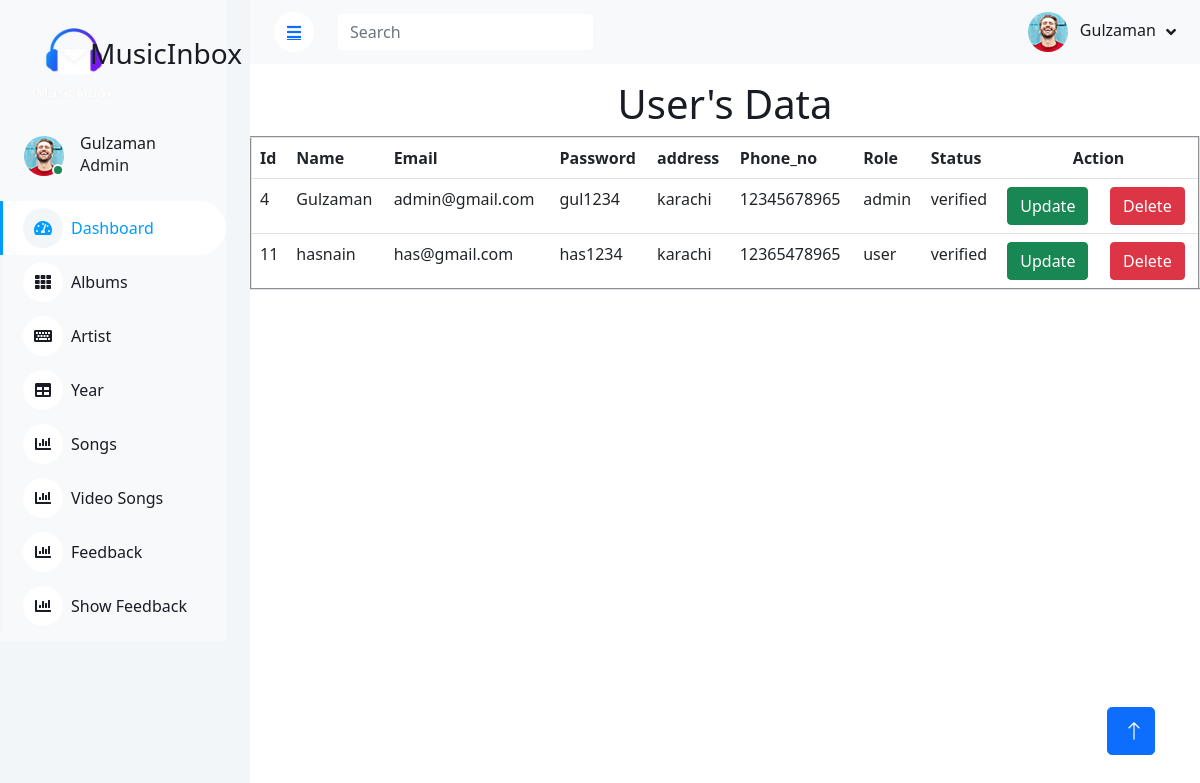
/admin_panel/public.php?index (signed in), run on an earlier commit of the app's database.
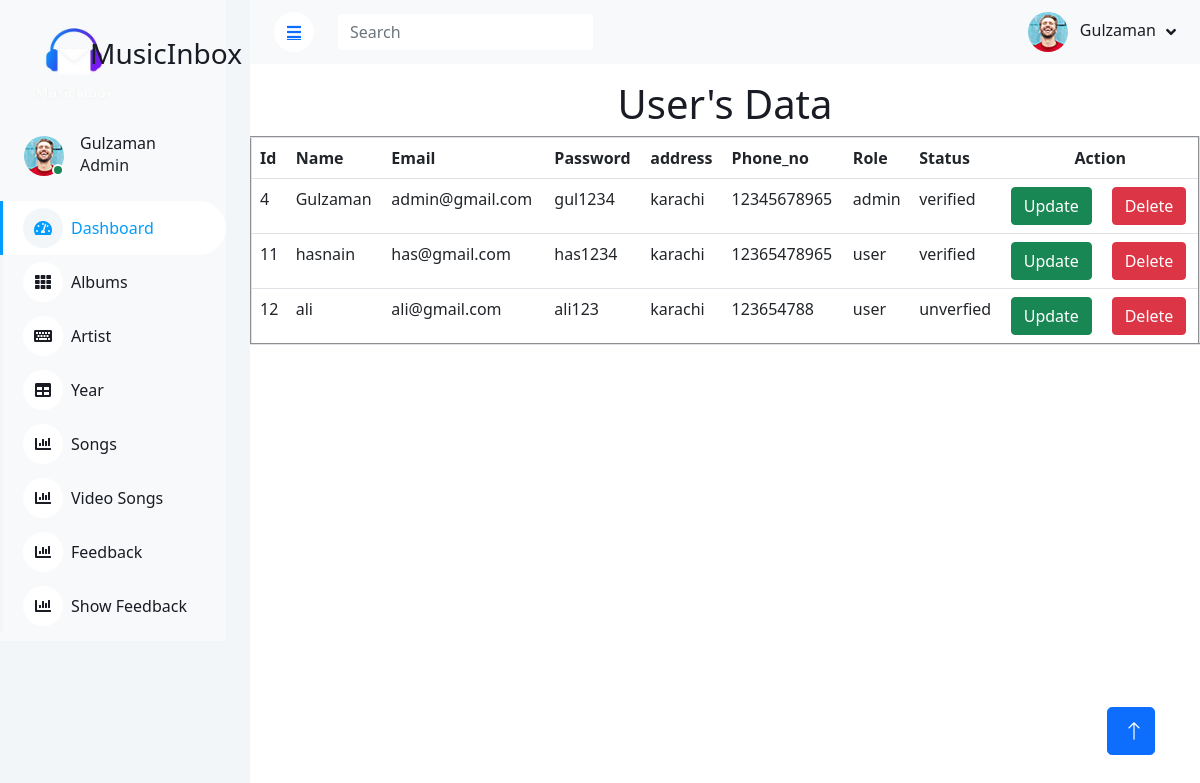
And on a later commit of the database.
### tables this page shows
CREATE TABLE `register` (
  `id` int(11) NOT NULL,
  `Name` varchar(20) DEFAULT NULL,
  `Email` varchar(50) DEFAULT NULL,
  `Password` varchar(8) DEFAULT NULL,
  `Address` varchar(100) DEFAULT NULL,
  `phone_no` varchar(11) DEFAULT NULL,
  `Role` varchar(30) DEFAULT 'user',
  `Status` varchar(20) DEFAULT 'verfied'
);

### admin_panel/index.php (the view, shortened to what this page needs)
<!doctype html>
<html lang="en">
  <head>
    <link href="https://cdn.jsdelivr.net/npm/bootstrap@5.0.2/dist/css/bootstrap.min.css" rel="stylesheet">
  </head>
  <body>
  <h1 class="text-center mt-3">User's Data</h1>
  <table class="table" border="2">
    <tr>
      <th>Id</th>
      <th>Name</th>
      <th>Email</th>
      <th>Password</th>
      <th>address</th>
      <th>Phone_no</th>
      <th>Role</th>
      <th>Status</th>
      <th colspan="2" class="text-center">Action</th>
    </tr>
    <?php
   $con =  mysqli_connect("localhost", "root", "", "sound");
   $fetch_data = mysqli_query($con, "SELECT * FROM register");
   foreach($fetch_data as $data){
    ?>
      <tr>
        <td><?php echo $data['id'];?></td>
        <td><?php echo $data['Name'];?></td>
        <td><?php echo $data['Email'];?></td>
        <td><?php echo $data['Password'];?></td>
        <td><?php echo $data['Address'];?></td>
        <td><?php echo $data['phone_no'];?></td>
        <td><?php echo $data['Role'];?></td>
        <td><?php echo $data['Status'];?></td>
        <td><button type="button" class="btn btn-success" data-bs-toggle="modal" data-bs-target="#update<?php echo $data['id'];?>">
  Update
</button></td>
<td><button type="button" class="btn btn-danger" data-bs-toggle="modal" data-bs-target="#delete<?php echo $data['id'];?>">
  Delete
</button></td>
      </tr>
    <?php
   }
    ?>
  </table>
  </body>
</html>

What changed in the data, as far as the page shows it:
added register: id "12", Name "ali", Email "ali@gmail.com", Password "ali123", Address "karachi", phone_no "123654788", Role "user", Status "unverfied"
